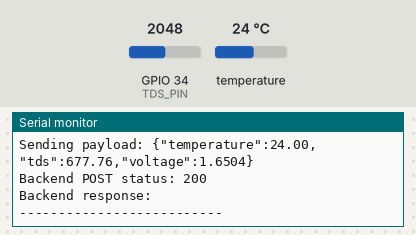
The sketch below on a simulated ESP32. Shown: the last lines printed to the serial monitor. Inputs (shaded band) come from the test bench; at power-on: temperature 24 °C, GPIO 34 (TDS_PIN) = 2048 (analog values on the 0–4095 scale). WiFi joins after 1.5 s; servers stay silent unless stated; uploads are accepted with an empty reply.

Above: at 3.2 s.
3.3 s: temperature set to 12 °C
4.8 s: GPIO 34 (TDS_PIN) set to 2866
At 5.03 s:
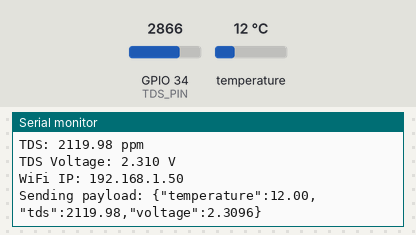
6.3 s: temperature set to 19 °C
At 7.06 s:
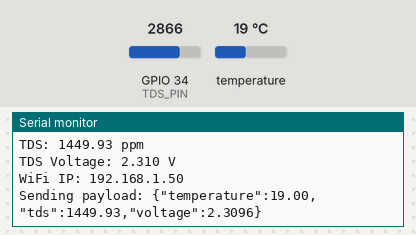
7.8 s: GPIO 34 (TDS_PIN) set to 3603
At 9.09 s:
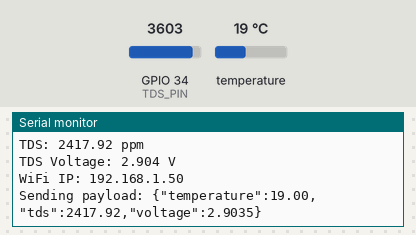
Timing chart, 0 to 10.3 s (numbered marks = the images above; inputs shaded):
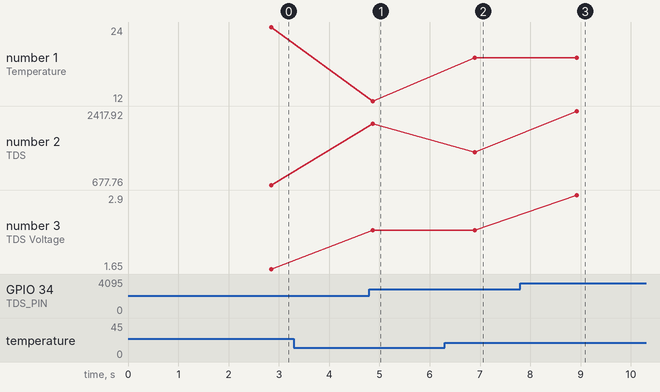

Measured:
- after the input at 4.8 s, the serial monitor: prints a new line after 0.07 s (image 1)
- after the input at 6.3 s, the serial monitor: prints a new line after 0.60 s (image 2)
- after the input at 7.8 s, the serial monitor: prints a new line after 1.1 s (image 3)
- plotted number 1: 12 → 19 after the input at 6.3 s
- plotted number 2: 677.76 → 2119.98 after the input at 4.8 s, 2119.98 → 1449.93 after the input at 6.3 s, 1449.93 → 2417.92 after the input at 7.8 s
- plotted number 3: 1.65 → 2.31 after the input at 4.8 s, 2.31 → 2.9 after the input at 7.8 s

The sketch:

ESP32_Sensor.ino
```cpp
/*
  Vetronix ESP32 Dev Module
  DS18B20 -> GPIO 4
  TDS Meter V1.0 analog output -> GPIO 34

  Current data flow:
  ESP32 -> HTTPS POST /api/esp32/sensor -> FastAPI on Render -> Website
*/

#include <WiFi.h>
#include <WiFiManager.h>
#include <HTTPClient.h>
#include <WiFiClientSecure.h>
#include <OneWire.h>
#include <DallasTemperature.h>

// ============================================================================
// BACKEND URL - DEPLOYED RENDER BACKEND
// ============================================================================

const char* BACKEND_SENSOR_URL =
    "https://vetronix-ai.onrender.com/api/esp32/sensor";

// ============================================================================
// SENSOR PINS
// ============================================================================

#define DS18B20_PIN 4
#define TDS_PIN 34

// ============================================================================
// DS18B20 SETUP
// ============================================================================

OneWire oneWire(DS18B20_PIN);
DallasTemperature ds18b20(&oneWire);

// ============================================================================
// SENSOR VARIABLES
// ============================================================================

float temperatureC = NAN;
float tdsPpm = 0.0;
float tdsVoltage = 0.0;

// ============================================================================
// TIMING
// ============================================================================

unsigned long lastCloudSend = 0;
const unsigned long CLOUD_SEND_INTERVAL_MS = 2000;

// ============================================================================
// READ TEMPERATURE
// ============================================================================

float readTemperature() {
  ds18b20.requestTemperatures();

  float t = ds18b20.getTempCByIndex(0);

  if (t == DEVICE_DISCONNECTED_C || t < -50 || t > 125) {
    return NAN;
  }

  return t;
}

// ============================================================================
// READ TDS
// ============================================================================

float readTDS(float temperature) {
  const int samples = 10;
  uint32_t total = 0;

  for (int i = 0; i < samples; i++) {
    total += analogRead(TDS_PIN);
    delay(5);
  }

  float adc = total / (float)samples;

  tdsVoltage = adc * 3.3f / 4095.0f;

  float t = isnan(temperature) ? 25.0f : temperature;

  float compensationCoefficient =
      1.0f + 0.02f * (t - 25.0f);

  float compensatedVoltage =
      tdsVoltage / compensationCoefficient;

  float value =
      (133.42f * compensatedVoltage * compensatedVoltage * compensatedVoltage
       - 255.86f * compensatedVoltage * compensatedVoltage
       + 857.39f * compensatedVoltage) * 0.5f;

  if (value < 0) {
    value = 0;
  }

  return value;
}

// ============================================================================
// SEND SENSOR DATA TO FASTAPI
// ============================================================================

void sendSensorDataToBackend() {

  if (WiFi.status() != WL_CONNECTED) {
    Serial.println("Backend send skipped: Wi-Fi is not connected.");
    return;
  }

  if (isnan(temperatureC)) {
    Serial.println("Backend send skipped: DS18B20 temperature is invalid.");
    return;
  }

  // HTTPS client for Render backend
  WiFiClientSecure client;

  // Allow HTTPS connection to Render without manually loading
  // the Render SSL certificate into the ESP32.
  client.setInsecure();

  HTTPClient http;

  if (!http.begin(client, BACKEND_SENSOR_URL)) {
    Serial.println("Could not start HTTPS connection to backend.");
    return;
  }

  http.addHeader("Content-Type", "application/json");

  String payload = "{";

  payload += "\"temperature\":";
  payload += String(temperatureC, 2);

  payload += ",\"tds\":";
  payload += String(tdsPpm, 2);

  payload += ",\"voltage\":";
  payload += String(tdsVoltage, 4);

  payload += "}";

  Serial.print("Sending payload: ");
  Serial.println(payload);

  int httpCode = http.POST(payload);

  Serial.print("Backend POST status: ");
  Serial.println(httpCode);

  if (httpCode > 0) {

    String response = http.getString();

    Serial.print("Backend response: ");
    Serial.println(response);

  } else {

    Serial.print("Backend POST failed: ");
    Serial.println(http.errorToString(httpCode));
  }

  http.end();
}

// ============================================================================
// SETUP
// ============================================================================

void setup() {

  Serial.begin(115200);

  delay(500);

  // ESP32 ADC
  analogReadResolution(12);
  analogSetPinAttenuation(TDS_PIN, ADC_11db);

  // DS18B20
  ds18b20.begin();

  // Wi-Fi
  WiFi.mode(WIFI_STA);

  WiFiManager wifiManager;

  /*
    If saved Wi-Fi credentials are unavailable,
    ESP32 creates:

    VETRONIX-ESP32

    Connect to this setup network and select the
    Wi-Fi network that the ESP32 should use.
  */

  if (!wifiManager.autoConnect("VETRONIX-ESP32")) {

    Serial.println("Wi-Fi setup failed. Restarting...");

    delay(3000);

    ESP.restart();
  }

  Serial.println();
  Serial.println("Wi-Fi connected successfully.");

  Serial.print("ESP32 local IP: ");
  Serial.println(WiFi.localIP());

  Serial.println(
      "ESP32 is connected to the deployed FastAPI backend."
  );

  Serial.println(
      "Backend URL:"
  );

  Serial.println(
      BACKEND_SENSOR_URL
  );
}

// ============================================================================
// LOOP
// ============================================================================

void loop() {

  if (WiFi.status() != WL_CONNECTED) {

    Serial.println(
        "Wi-Fi disconnected. Reconnecting..."
    );

    WiFi.reconnect();

    delay(2000);

    return;
  }

  // ========================================================================
  // READ SENSORS
  // ========================================================================

  temperatureC = readTemperature();

  tdsPpm = readTDS(temperatureC);

  Serial.println("--------------------------");

  // ========================================================================
  // TEMPERATURE
  // ========================================================================

  Serial.print("Temperature: ");

  if (isnan(temperatureC)) {

    Serial.println("ERROR");

  } else {

    Serial.print(temperatureC, 2);
    Serial.println(" °C");
  }

  // ========================================================================
  // TDS
  // ========================================================================

  Serial.print("TDS: ");

  Serial.print(tdsPpm, 2);

  Serial.println(" ppm");

  // ========================================================================
  // VOLTAGE
  // ========================================================================

  Serial.print("TDS Voltage: ");

  Serial.print(tdsVoltage, 3);

  Serial.println(" V");

  // ========================================================================
  // ESP32 IP
  // ========================================================================

  Serial.print("WiFi IP: ");

  Serial.println(WiFi.localIP());

  // ========================================================================
  // SEND EVERY 2 SECONDS
  // ========================================================================

  if (millis() - lastCloudSend >= CLOUD_SEND_INTERVAL_MS) {

    lastCloudSend = millis();

    sendSensorDataToBackend();
  }

  Serial.println("--------------------------");

  delay(1000);
}
```
